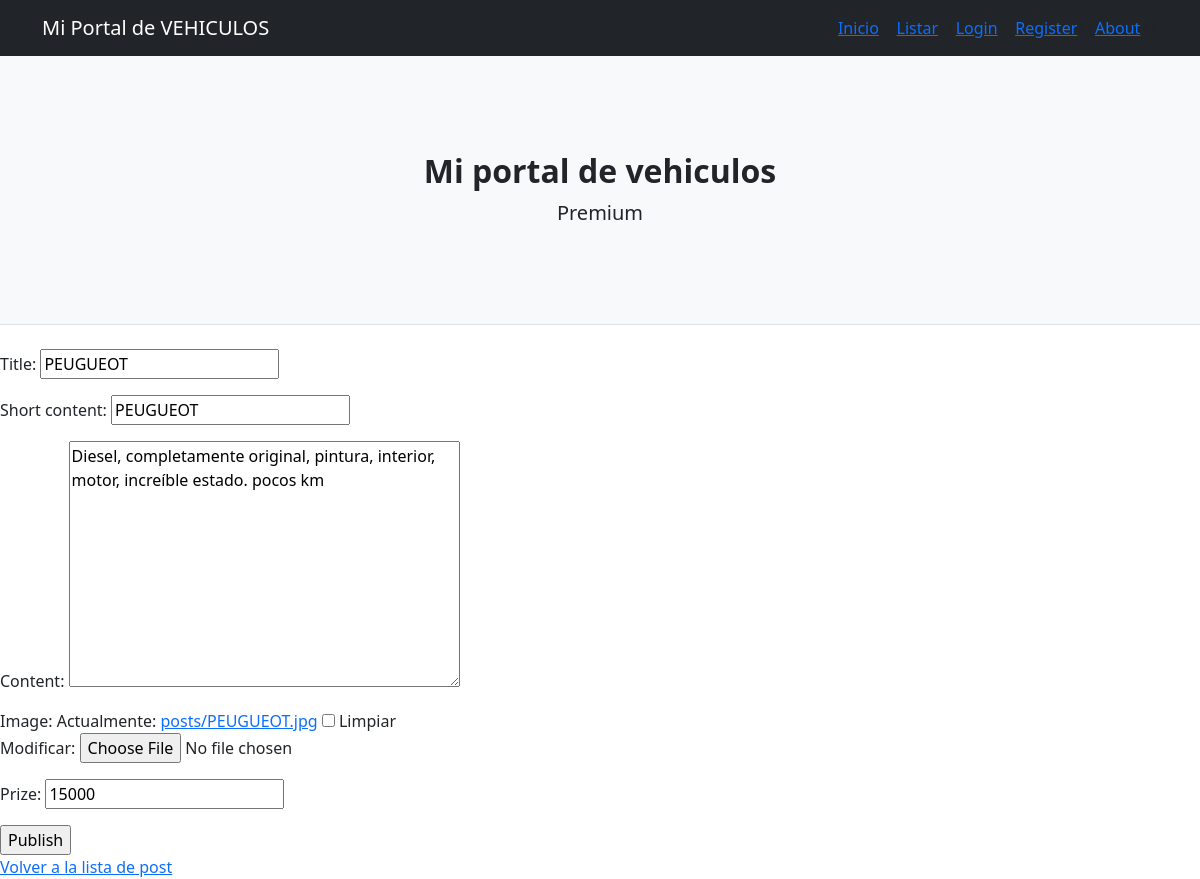
The app's page /blog/update/5/ with its own data.
### blog/models.py (models this page shows, shortened)
class Post(models.Model):
    title = models.CharField(max_length=100)
    short_content = models.CharField(max_length=255)
    content = models.TextField(max_length=3000)
    date_published = models.DateTimeField(auto_now_add=True)
    prize = models.PositiveIntegerField(default=0) # agreagado para el precio
    image = models.ImageField(upload_to="posts", null=True, blank=True) #agregado para imagen

### blog/views.py (the view)
# urls.py: path('update/<int:pk>/', UpdatePost.as_view(), name="update-post"),
class UpdatePost(UpdateView):
    model=Post
    fields=['title', 'short_content', 'content', 'image', 'prize']
    success_url = reverse_lazy("list-post")

### blog/templates/blog/post_form.html (shortened to what this page needs)
{% extends 'blog/base.html' %}
{% block contenido %}
    <form  enctype='multipart/form-data' method="post">
        {{form.as_p}}
        <input type="submit" value="Publish">
    </form>
    <a href="{% url 'list-post' %}">Volver a la lista de post</a>
{% endblock %}

### records on screen
Post: title "PEUGUEOT", short_content "PEUGUEOT", content "Diesel, completamente original, pintura, interior, motor, increíble estado. pocos km", prize "15000"
